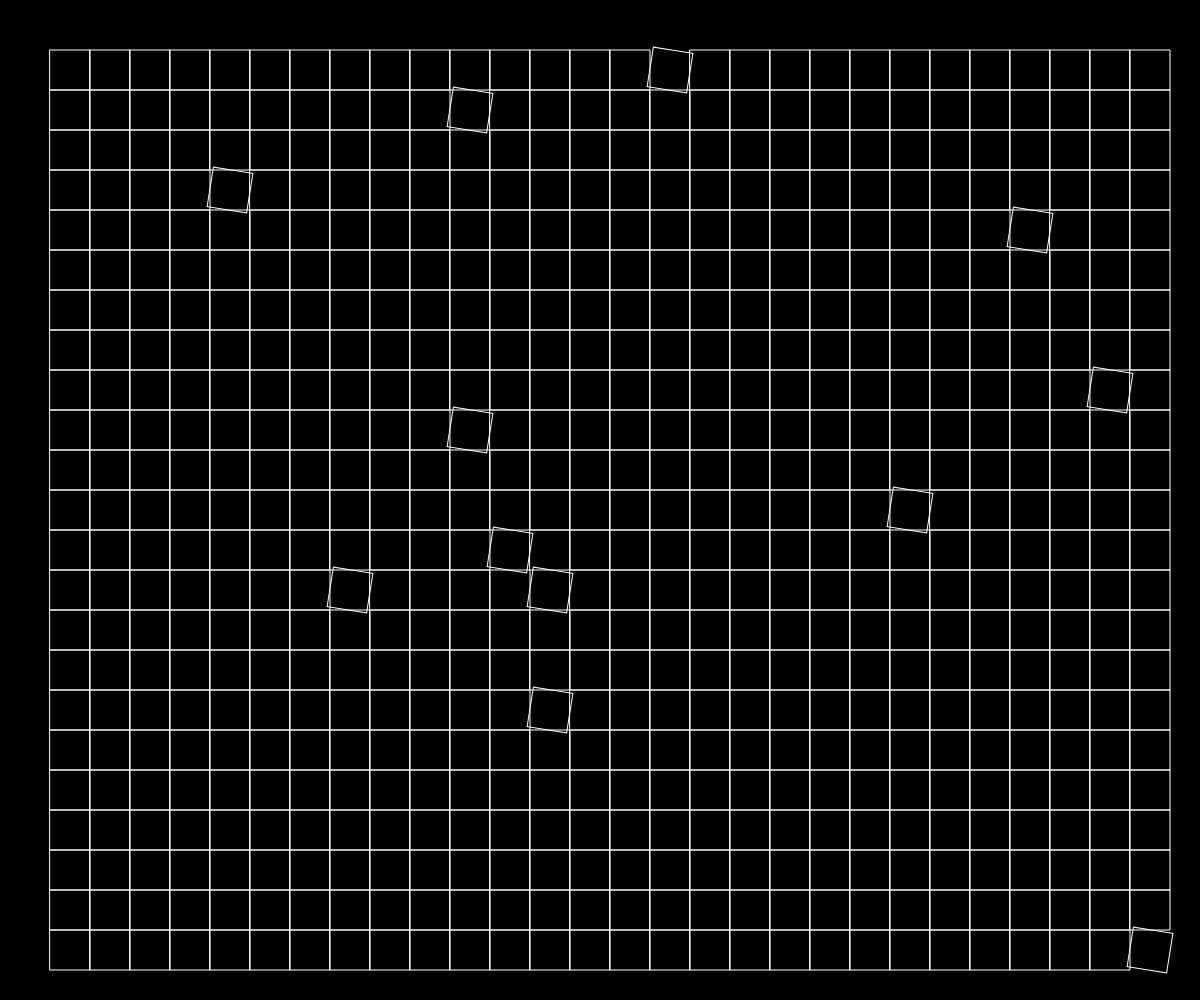
Frame 1 (no input)
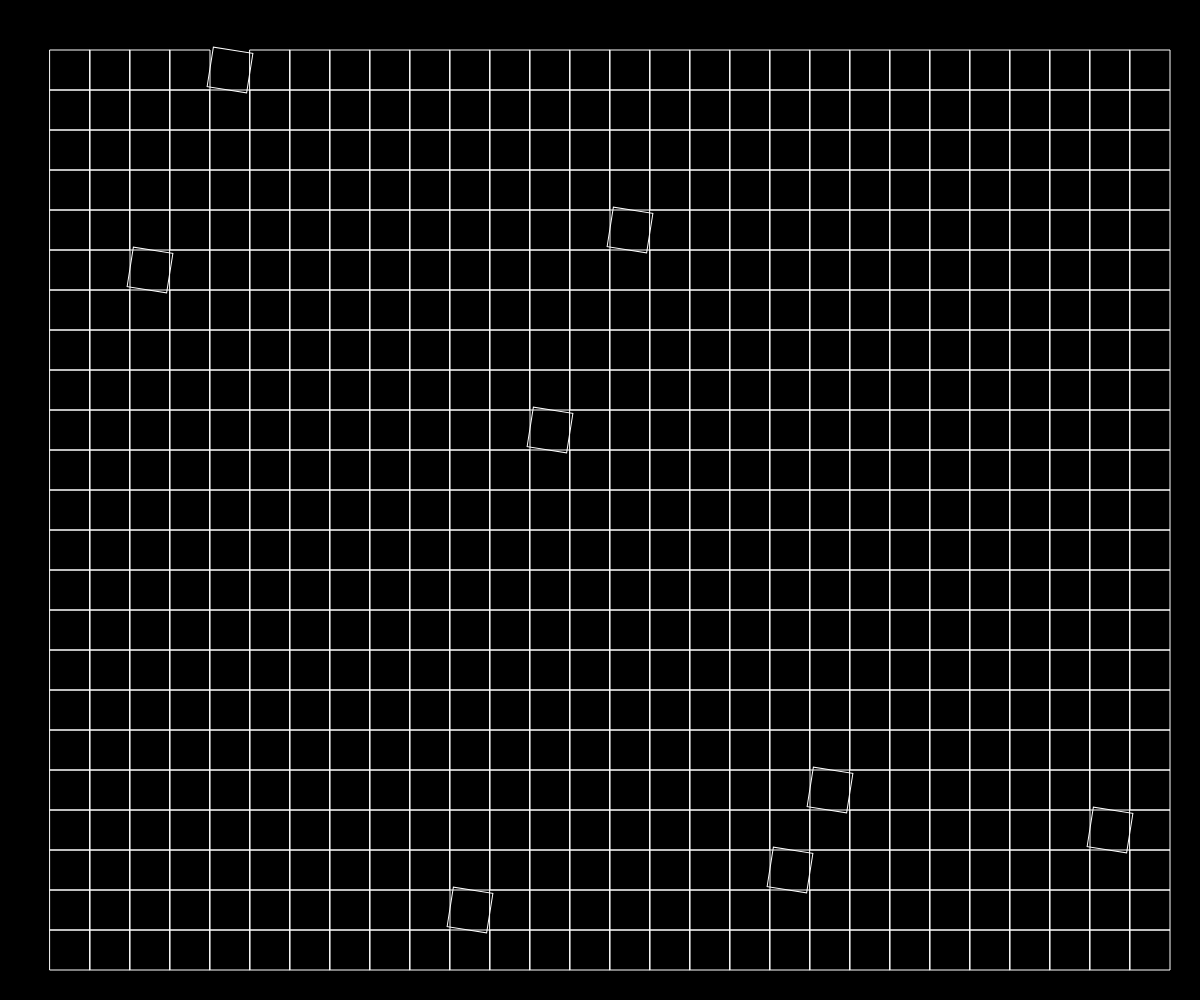
Frame 2 (the mouse pressed at the canvas centre, redrawn once)

The p5.js sketch that drew these frames (run headless with seeded random() and noise() and a simulated clock; the mouse was pressed at the canvas centre and the sketch redrawn once):

// p5.js sketch
// ── sketch.js
function setup() { createCanvas(windowWidth, windowHeight); noLoop(); }
function draw() {
  background(0);
  stroke(255); noFill();
  let s = 40;
  for(let x=50; x<width-50; x+=s) {
    for(let y=50; y<height-50; y+=s) {
      push();
      translate(x+s/2, y+s/2);
      if(random() < 0.01) rotate(PI/20);
      rectMode(CENTER);
      rect(0, 0, s, s);
      pop();
    }
  }
}
function windowResized() { resizeCanvas(windowWidth, windowHeight); }
